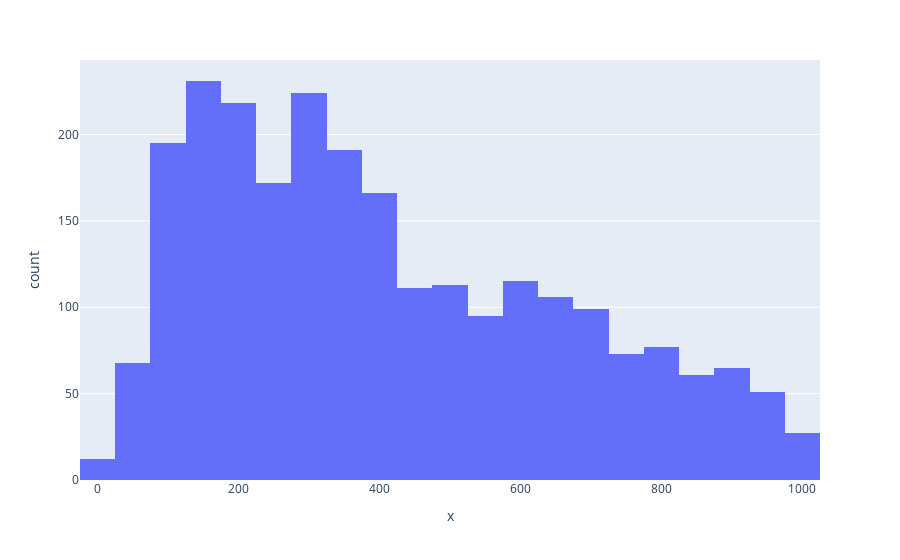

The notebook cell this image was saved under:
### Code cell
#Monateray distribution plot, taking observations which have monetary value less than 100
x = RFMScores.query('Monetary < 1000')['Monetary']
fig = px.histogram(RFMScores, x=x)
fig.show()

### Figure 1 — Plotly figure (JSON) as saved in the notebook; plotly's stock layout.template omitted (floating-point values rounded to 4 significant figures; data arrays with more than 128 entries replaced by an {"elided": "..."} marker saying what was removed)
{"data": [{"alignmentgroup": "True", "bingroup": "x", "hovertemplate": "x=%{x}<br>count=%{y}<extra></extra>", "legendgroup": "", "marker": {"color": "#636efa", "pattern": {"shape": ""}}, "name": "", "offsetgroup": "", "orientation": "v", "showlegend": false, "type": "histogram", "x": {"elided": "2470 float values"}, "xaxis": "x", "yaxis": "y"}], "layout": {"barmode": "relative", "legend": {"tracegroupgap": 0}, "margin": {"t": 60}, "xaxis": {"anchor": "y", "domain": [0, 1], "title": {"text": "x"}}, "yaxis": {"anchor": "x", "domain": [0, 1], "title": {"text": "count"}}}}
